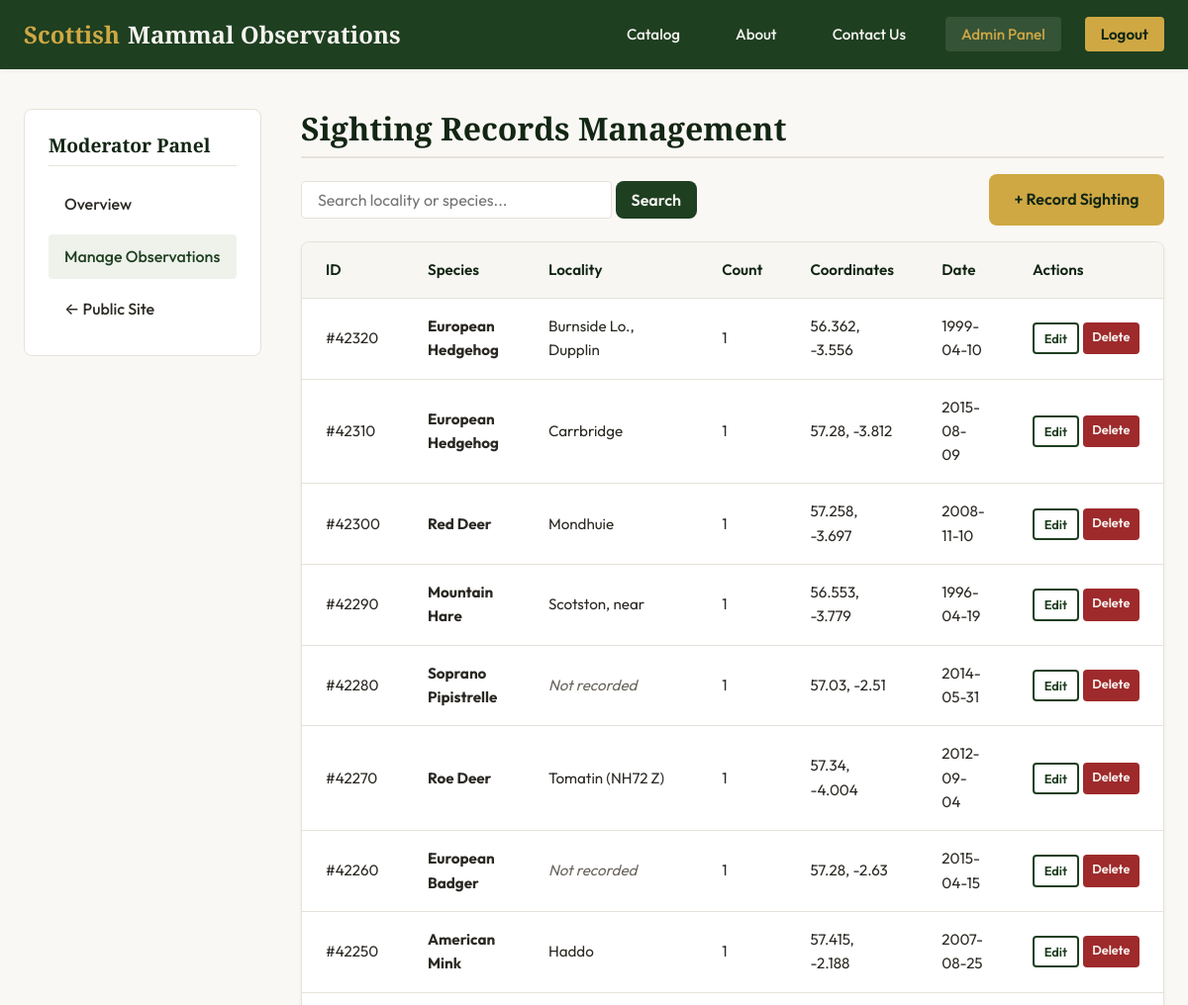
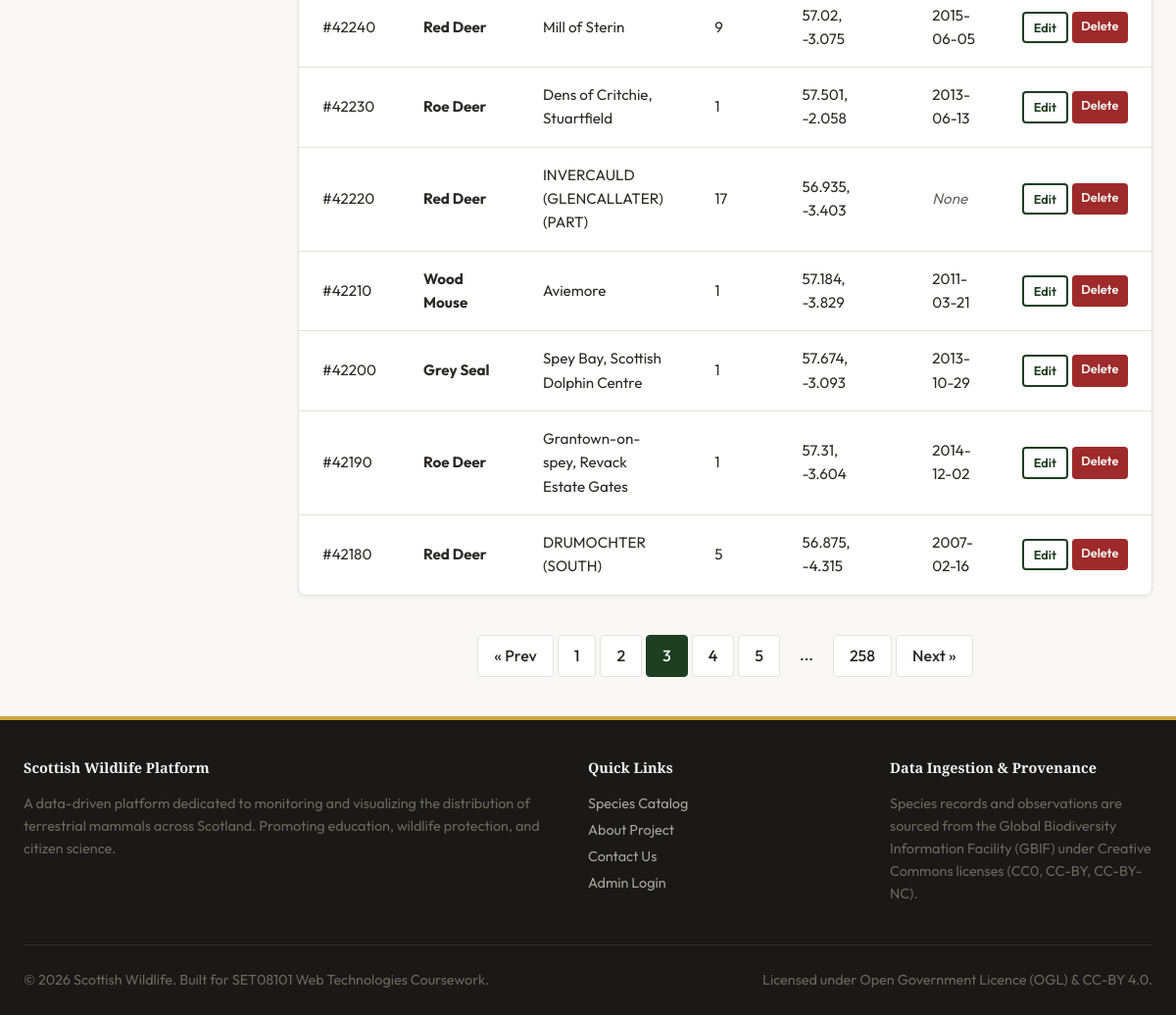
/admin/observations.php?page=3 (signed in), run on the app's committed database (2 pictures, top to bottom).
### tables this page shows
CREATE TABLE `observations` (
  `id` int NOT NULL AUTO_INCREMENT,
  `locality` varchar(255) DEFAULT NULL COMMENT 'Location name or description',
  `individual_count` int DEFAULT NULL COMMENT 'Number of individuals observed',
  `latitude` decimal(10,6) DEFAULT NULL COMMENT 'Decimal latitude (WGS84)',
  `longitude` decimal(10,6) DEFAULT NULL COMMENT 'Decimal longitude (WGS84)',
  `gbif_species_key` int DEFAULT NULL COMMENT 'GBIF species identifier - foreign key to SPECIES table',
  `observation_date` date DEFAULT NULL,
  PRIMARY KEY (`id`),
  KEY `idx_gbif_key` (`gbif_species_key`),
  KEY `idx_location` (`latitude`,`longitude`),
  CONSTRAINT `fk_species` FOREIGN KEY (`gbif_species_key`) REFERENCES `species` (`gbif_species_key`)
);

CREATE TABLE `species` (
  `gbif_species_key` int NOT NULL COMMENT 'GBIF (Global Biodiversity Information Facility) species identifier',
  `species_name` varchar(100) NOT NULL COMMENT 'Scientific name of the species',
  `common_name` varchar(100) DEFAULT NULL COMMENT 'Common English name',
  `iucn_red_list_category` varchar(10) DEFAULT NULL COMMENT 'IUCN Red List conservation status code',
  `body_mass_kg` decimal(10,3) DEFAULT NULL COMMENT 'Typical body mass in kilograms',
  `dietary_category` varchar(50) DEFAULT NULL COMMENT 'Primary dietary classification (Herbivore, Carnivore, Omnivore, Insectivore, Piscivore)',
  `uk_protection_status` varchar(255) DEFAULT NULL COMMENT 'UK legal protection status and relevant legislation',
  `habitat` varchar(100) DEFAULT NULL COMMENT 'Primary habitat types',
  `image_url` varchar(500) DEFAULT NULL,
  PRIMARY KEY (`gbif_species_key`),
  KEY `idx_species_name` (`species_name`),
  KEY `idx_dietary_category` (`dietary_category`),
  KEY `idx_iucn_category` (`iucn_red_list_category`)
);

### includes/config.php (called while the page is built, shortened)
<?php
function e($string) {
    return htmlspecialchars($string, ENT_QUOTES, 'UTF-8');
}

### admin/observations.php (the view, shortened to what this page needs)
<?php
$pdo = getDbConnection();
$limit = 15;
$page = isset($_GET['page']) && is_numeric($_GET['page']) ? (int)$_GET['page'] : 1;
$offset = ($page - 1) * $limit;
$search = trim($_GET['search'] ?? '');
$params = [];
$countSql = 'SELECT COUNT(*) FROM observations o LEFT JOIN species s ON o.gbif_species_key = s.gbif_species_key';
$countStmt = $pdo->prepare($countSql);
$countStmt->execute($params);
$totalObservations = $countStmt->fetchColumn();
$totalPages = ceil($totalObservations / $limit);
$listSql = '
    SELECT
        o.id,
        o.locality,
        o.individual_count,
        o.latitude,
        o.longitude,
        o.observation_date,
        s.common_name
    FROM observations o
    LEFT JOIN species s ON o.gbif_species_key = s.gbif_species_key
';
$listSql .= ' ORDER BY o.id DESC LIMIT :limit OFFSET :offset';
$listStmt = $pdo->prepare($listSql);
$listStmt->bindValue(':limit', $limit, PDO::PARAM_INT);
$listStmt->bindValue(':offset', $offset, PDO::PARAM_INT);
$listStmt->execute();
$observationsList = $listStmt->fetchAll();
require_once '../includes/header.php';
?>
<div class="admin-layout" style="margin-top: var(--spacing-xl); margin-bottom: var(--spacing-xl);">
    <aside class="admin-sidebar">
        <h3 style="font-size: 1.2rem; border-bottom: 1px solid var(--color-border); padding-bottom: var(--spacing-sm);">Moderator Panel</h3>
        <ul>
            <li><a href="index.php">Overview</a></li>
            <li><a href="observations.php" class="active">Manage Observations</a></li>
            <li><a href="../index.php">&larr; Public Site</a></li>
        </ul>
    </aside>
    <div>
        <h2>Sighting Records Management</h2>
        <div style="display: flex; justify-content: space-between; align-items: center; margin-bottom: var(--spacing-md); flex-wrap: wrap; gap: var(--spacing-sm);">
            <form method="GET" action="observations.php" style="display: flex; gap: var(--spacing-xs); flex-grow: 1; max-width: 400px;">
                <input type="text" name="search" class="form-control" placeholder="Search locality or species..." value="<?php echo e($search); ?>" style="padding: 0.5rem 1rem;">
                <button type="submit" class="btn btn-primary" style="padding: 0.5rem 1rem;">Search</button>
            </form>
            <a href="observations.php?action=add" class="btn btn-accent">+ Record Sighting</a>
        </div>
        <?php if (empty($observationsList)): ?>
            <div class="alert alert-info">No observation records found.</div>
        <?php else: ?>
            <div class="table-responsive">
                <table>
                    <thead>
                        <tr>
                            <th>ID</th>
                            <th>Species</th>
                            <th>Locality</th>
                            <th>Count</th>
                            <th>Coordinates</th>
                            <th>Date</th>
                            <th>Actions</th>
                        </tr>
                    </thead>
                    <tbody>
                        <?php foreach ($observationsList as $obs): ?>
                            <tr>
                                <td>#<?php echo e($obs['id']); ?></td>
                                <td><strong><?php echo e($obs['common_name'] ?: 'Unspecified'); ?></strong></td>
                                <td><?php echo $obs['locality'] ? e($obs['locality']) : '<em style="color: var(--color-text-muted);">Not recorded</em>'; ?></td>
                                <td><?php echo e($obs['individual_count']); ?></td>
                                <td><?php echo $obs['latitude'] !== null ? e(round($obs['latitude'], 3)) . ', ' . e(round($obs['longitude'], 3)) : '<em style="color: var(--color-text-muted);">None</em>'; ?></td>
                                <td><?php echo $obs['observation_date'] ? e($obs['observation_date']) : '<em style="color: var(--color-text-muted);">None</em>'; ?></td>
                                <td>
                                    <div style="display: flex; gap: var(--spacing-xs);">
                                        <a href="observations.php?action=edit&id=<?php echo $obs['id']; ?>" class="btn btn-secondary" style="padding: 0.25rem 0.6rem; font-size: 0.8rem; border-radius: var(--border-radius-sm);">Edit</a>
                                        <a href="observations.php?action=delete&id=<?php echo $obs['id']; ?>&csrf_token=<?php echo $_SESSION['csrf_token']; ?>"
                                           class="btn btn-primary"
                                           style="padding: 0.25rem 0.6rem; font-size: 0.8rem; border-radius: var(--border-radius-sm); background-color: var(--color-error); border: none;"
                                           onclick="return confirm('Are you sure you want to delete sighting #<?php echo $obs['id']; ?>?');">Delete</a>
                                    </div>
                                </td>
                            </tr>
                        <?php endforeach; ?>
                    </tbody>
                </table>
            </div>
            <?php if ($totalPages > 1): ?>
                <div class="pagination">
                    <?php if ($page > 1): ?>
                        <a href="observations.php?page=<?php echo $page - 1; ?><?php echo $search !== '' ? '&search='.urlencode($search) : ''; ?>" class="pagination-link">&laquo; Prev</a>
                    <?php endif; ?>
                    <?php
                    $startPage = max(1, $page - 2);
                    $endPage = min($totalPages, $page + 2);
                    for ($i = $startPage; $i <= $endPage; $i++) {
                        $activeClass = $i === $page ? 'active' : '';
                        echo '<a href="observations.php?page='.$i.($search !== '' ? '&search='.urlencode($search) : '').'" class="pagination-link '.$activeClass.'">'.$i.'</a>';
                    }
                    if ($endPage < $totalPages) {
                        if ($endPage < $totalPages - 1) echo '<span class="pagination-link" style="border:none;background:none;cursor:default;">...</span>';
                        echo '<a href="observations.php?page='.$totalPages.($search !== '' ? '&search='.urlencode($search) : '').'" class="pagination-link">'.$totalPages.'</a>';
                    }
                    ?>
                    <?php if ($page < $totalPages): ?>
                        <a href="observations.php?page=<?php echo $page + 1; ?><?php echo $search !== '' ? '&search='.urlencode($search) : ''; ?>" class="pagination-link">Next &raquo;</a>
                    <?php endif; ?>
                </div>
            <?php endif; ?>
        <?php endif; ?>
    </div>
</div>
<?php require_once '../includes/footer.php'; ?>

### css/style.css (style rules this page uses)
:root { --color-primary: #1e3f20; --color-primary-hsl: 123, 35%, 18%; --color-primary-light: #2c592f; --color-primary-dark: #122613; --color-secondary: #4a703c; --color-secondary-hsl: 103, 30%, 34%; --color-secondary-light: #608e50; --color-accent: #cfa844; --color-accent-hsl: 44, 59%, 54%; --color-accent-dark: #b8912e; --color-bg-light: #faf8f5; --color-bg-card: #ffffff; --color-bg-dark: #1a1917; --color-text-dark: #2c2924; --color-text-muted: #6b665f; --color-text-light: #f5f3f0; --color-border: #e6e2db; --color-error: #9e2a2b; --color-success: #2a7b4c; --font-heading: 'Playfair Display', Georgia, serif; --font-body: 'Outfit', -apple-system, BlinkMacSystemFont, 'Segoe UI', Roboto, sans-serif; --spacing-xs: 0.25rem; --spacing-sm: 0.5rem; --spacing-md: 1rem; --spacing-lg: 1.5rem; --spacing-xl: 2.5rem; --spacing-xxl: 4rem; --container-max-width: 1200px; --border-radius-sm: 4px; --border-radius-md: 8px; --border-radius-lg: 16px; --shadow-sm: 0 2px 4px rgba(26, 25, 23, 0.05); --shadow-md: 0 8px 16px rgba(26, 25, 23, 0.06); --shadow-lg: 0 16px 32px rgba(26, 25, 23, 0.08); --transition-fast: 0.2s ease; --transition-normal: 0.3s ease; }
body { margin: 0; padding: 0; background-color: var(--color-bg-light); color: var(--color-text-dark); font-family: var(--font-body); font-size: 1rem; line-height: 1.6; display: flex; flex-direction: column; min-height: 100vh; }
h1, h2, h3, h4, h5, h6 { font-family: var(--font-heading); color: var(--color-primary-dark); line-height: 1.25; margin-top: 0; margin-bottom: var(--spacing-md); font-weight: 700; }
h2 { font-size: 2rem; border-bottom: 2px solid var(--color-border); padding-bottom: var(--spacing-sm); }
h3 { font-size: 1.5rem; }
a { color: var(--color-primary); text-decoration: none; transition: color var(--transition-fast); }
.btn { display: inline-block; padding: 0.8rem 1.6rem; font-size: 1rem; font-weight: 600; text-align: center; border-radius: var(--border-radius-md); cursor: pointer; transition: all var(--transition-fast); border: none; font-family: var(--font-body); }
.btn-primary { background-color: var(--color-primary); color: var(--color-text-light); }
.btn-accent { background-color: var(--color-accent); color: var(--color-primary-dark); }
.btn-secondary { background-color: transparent; color: var(--color-primary); border: 2px solid var(--color-primary); }
.form-control { width: 100%; padding: 0.75rem 1rem; font-family: var(--font-body); font-size: 1rem; border: 1px solid var(--color-border); border-radius: var(--border-radius-sm); background-color: #ffffff; color: var(--color-text-dark); transition: border-color var(--transition-fast), box-shadow var(--transition-fast); }
.table-responsive { overflow-x: auto; background-color: var(--color-bg-card); border-radius: var(--border-radius-md); border: 1px solid var(--color-border); box-shadow: var(--shadow-sm); margin-bottom: var(--spacing-xl); }
table { width: 100%; border-collapse: collapse; text-align: left; font-size: 0.95rem; }
th, td { padding: var(--spacing-md) var(--spacing-lg); border-bottom: 1px solid var(--color-border); }
th { background-color: #f7f6f3; font-weight: 600; color: var(--color-primary-dark); }
tr:last-child td { border-bottom: none; }
.pagination { display: flex; justify-content: center; gap: var(--spacing-xs); margin-top: var(--spacing-xl); }
.pagination-link { padding: var(--spacing-sm) var(--spacing-md); border: 1px solid var(--color-border); background-color: #ffffff; border-radius: var(--border-radius-sm); color: var(--color-text-dark); font-weight: 500; }
.pagination-link:hover, .pagination-link.active { background-color: var(--color-primary); color: var(--color-text-light); border-color: var(--color-primary); }
.admin-layout { display: grid; grid-template-columns: 240px 1fr; gap: var(--spacing-xl); }
.admin-sidebar { background-color: #ffffff; border-radius: var(--border-radius-md); border: 1px solid var(--color-border); padding: var(--spacing-lg); height: fit-content; }
.admin-sidebar ul { list-style: none; padding: 0; margin: 0; display: flex; flex-direction: column; gap: var(--spacing-sm); }
.admin-sidebar a { display: block; padding: 0.6rem 1rem; border-radius: var(--border-radius-sm); font-weight: 500; color: var(--color-text-dark); }
.admin-sidebar a:hover, .admin-sidebar a.active { background-color: #eef2eb; color: var(--color-primary); }

### data on the page
observations: id "42320", gbif_species_key.common_name "European Hedgehog", locality "Burnside Lo., Dupplin", individual_count "1", latitude "56.362", longitude "-3.556", observation_date "1999-04-10"
observations: id "42310", gbif_species_key.common_name "European Hedgehog", locality "Carrbridge", individual_count "1", latitude "57.28", longitude "-3.812", observation_date "2015-08-09"
observations: id "42300", gbif_species_key.common_name "Red Deer", locality "Mondhuie", individual_count "1", latitude "57.258", longitude "-3.697", observation_date "2008-11-10"
observations: id "42290", gbif_species_key.common_name "Mountain Hare", locality "Scotston, near", individual_count "1", latitude "56.553", longitude "-3.779", observation_date "1996-04-19"
observations: id "42280", gbif_species_key.common_name "Soprano Pipistrelle", shows "Not recorded", individual_count "1", latitude "57.03", longitude "-2.51", observation_date "2014-05-31"
observations: id "42270", gbif_species_key.common_name "Roe Deer", locality "Tomatin (NH72 Z)", individual_count "1", latitude "57.34", longitude "-4.004", observation_date "2012-09-04"
observations: id "42260", gbif_species_key.common_name "European Badger", shows "Not recorded", individual_count "1", latitude "57.28", longitude "-2.63", observation_date "2015-04-15"
observations: id "42250", gbif_species_key.common_name "American Mink", locality "Haddo", individual_count "1", latitude "57.415", longitude "-2.188", observation_date "2007-08-25"
observations: id "42240", gbif_species_key.common_name "Red Deer", locality "Mill of Sterin", individual_count "9", latitude "57.02", longitude "-3.075", observation_date "2015-06-05"
observations: id "42230", gbif_species_key.common_name "Roe Deer", locality "Dens of Critchie, Stuartfield", individual_count "1", latitude "57.501", longitude "-2.058", observation_date "2013-06-13"
observations: id "42220", gbif_species_key.common_name "Red Deer", locality "INVERCAULD (GLENCALLATER) (PART)", individual_count "17", latitude "56.935", longitude "-3.403", shows "None"
observations: id "42210", gbif_species_key.common_name "Wood Mouse", locality "Aviemore", individual_count "1", latitude "57.184", longitude "-3.829", observation_date "2011-03-21"
observations: id "42200", gbif_species_key.common_name "Grey Seal", locality "Spey Bay, Scottish Dolphin Centre", individual_count "1", latitude "57.674", longitude "-3.093", observation_date "2013-10-29"
observations: id "42190", gbif_species_key.common_name "Roe Deer", locality "Grantown-on-spey, Revack Estate Gates", individual_count "1", latitude "57.31", longitude "-3.604", observation_date "2014-12-02"
observations: id "42180", gbif_species_key.common_name "Red Deer", locality "DRUMOCHTER (SOUTH)", individual_count "5", latitude "56.875", longitude "-4.315", observation_date "2007-02-16"

### other printed values
$totalPages "258"
